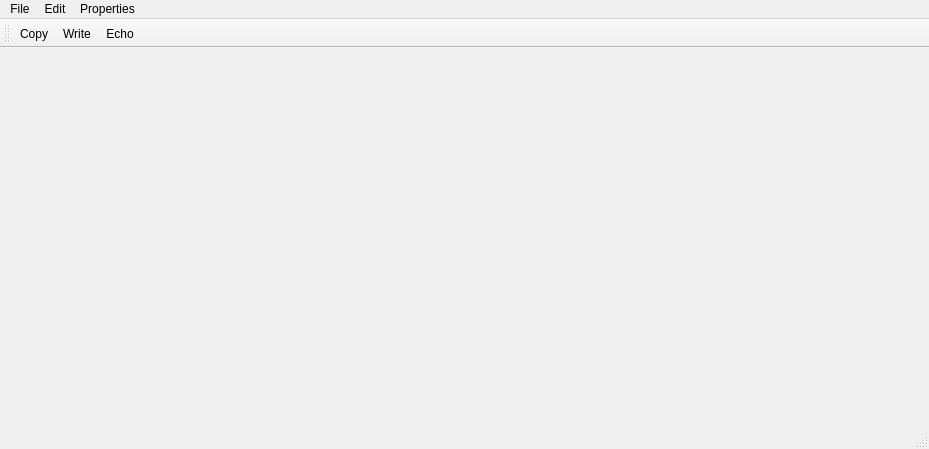
<?xml version="1.0" encoding="UTF-8"?>
<ui version="4.0">
 <class>MainWindowClass</class>
 <widget class="QMainWindow" name="MainWindowClass">
  <property name="geometry">
   <rect>
    <x>0</x>
    <y>0</y>
    <width>929</width>
    <height>449</height>
   </rect>
  </property>
  <property name="windowTitle">
   <string>MainWindow</string>
  </property>
  <widget class="QWidget" name="centralWidget"/>
  <widget class="QMenuBar" name="menuBar">
   <property name="geometry">
    <rect>
     <x>0</x>
     <y>0</y>
     <width>929</width>
     <height>21</height>
    </rect>
   </property>
   <widget class="QMenu" name="menuFile">
    <property name="title">
     <string>File</string>
    </property>
    <addaction name="actionOpen"/>
    <addaction name="actionSave"/>
   </widget>
   <widget class="QMenu" name="menuEdit">
    <property name="title">
     <string>Edit</string>
    </property>
    <addaction name="actionCopy"/>
   </widget>
   <widget class="QMenu" name="menuProperties">
    <property name="title">
     <string>Properties</string>
    </property>
    <addaction name="actionWrite_3"/>
    <addaction name="actionEcho"/>
   </widget>
   <addaction name="menuFile"/>
   <addaction name="menuEdit"/>
   <addaction name="menuProperties"/>
  </widget>
  <widget class="QToolBar" name="mainToolBar">
   <attribute name="toolBarArea">
    <enum>TopToolBarArea</enum>
   </attribute>
   <attribute name="toolBarBreak">
    <bool>false</bool>
   </attribute>
   <addaction name="actionCopy"/>
   <addaction name="actionWrite_3"/>
   <addaction name="actionEcho"/>
  </widget>
  <widget class="QStatusBar" name="statusBar"/>
  <action name="actionOpen">
   <property name="text">
    <string>Open</string>
   </property>
  </action>
  <action name="actionSave">
   <property name="text">
    <string>Save</string>
   </property>
  </action>
  <action name="actionCopy">
   <property name="text">
    <string>Copy</string>
   </property>
  </action>
  <action name="actionWrite">
   <property name="checkable">
    <bool>true</bool>
   </property>
   <property name="text">
    <string>Write</string>
   </property>
  </action>
  <action name="actionWrite_2">
   <property name="text">
    <string>Write</string>
   </property>
  </action>
  <action name="actionWrite_3">
   <property name="checkable">
    <bool>true</bool>
   </property>
   <property name="text">
    <string>Write</string>
   </property>
  </action>
  <action name="actionEcho">
   <property name="checkable">
    <bool>true</bool>
   </property>
   <property name="text">
    <string>Echo</string>
   </property>
  </action>
 </widget>
 <layoutdefault spacing="6" margin="11"/>
 <resources/>
 <connections/>
</ui>
